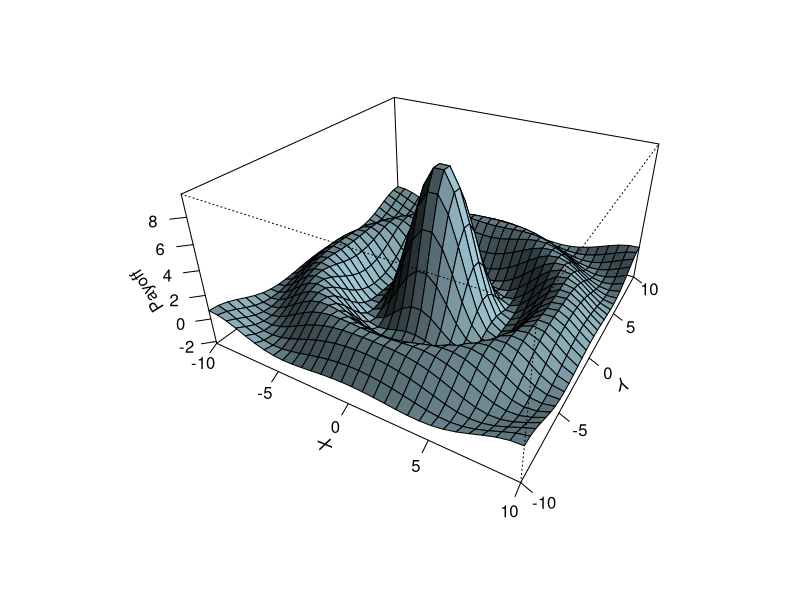
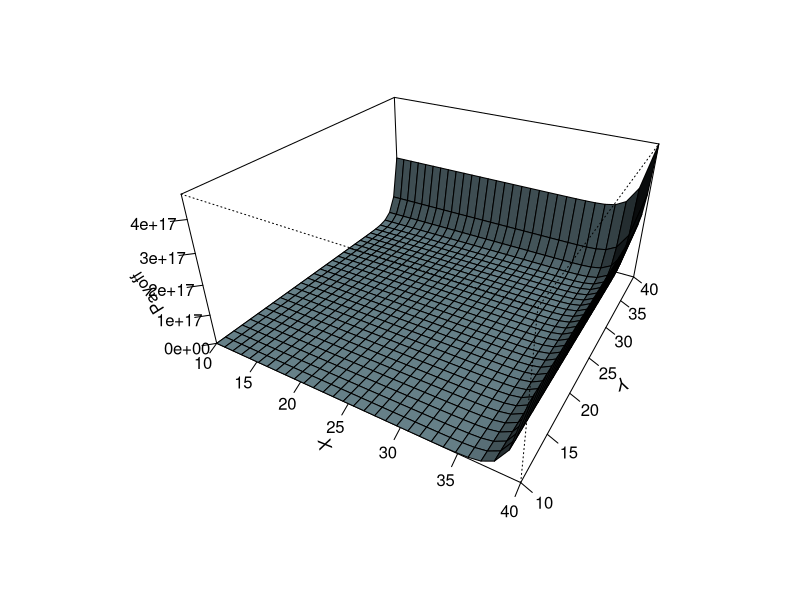
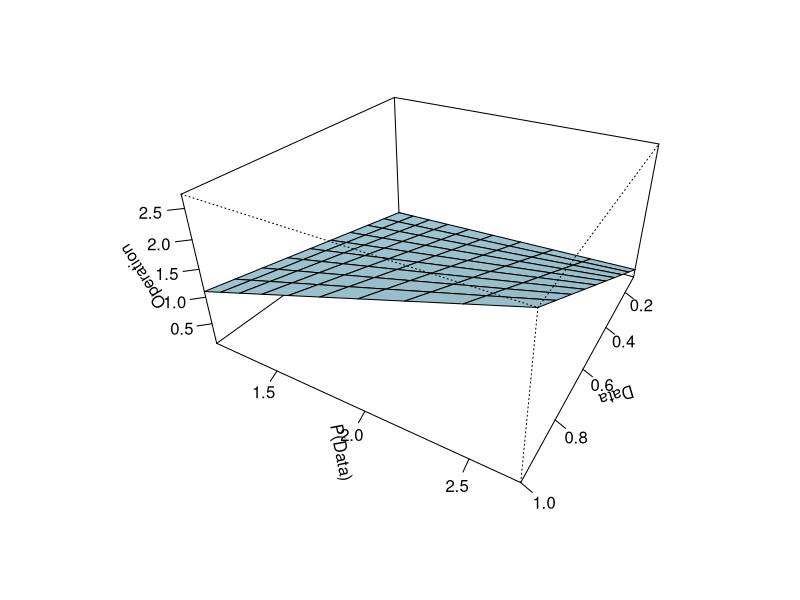
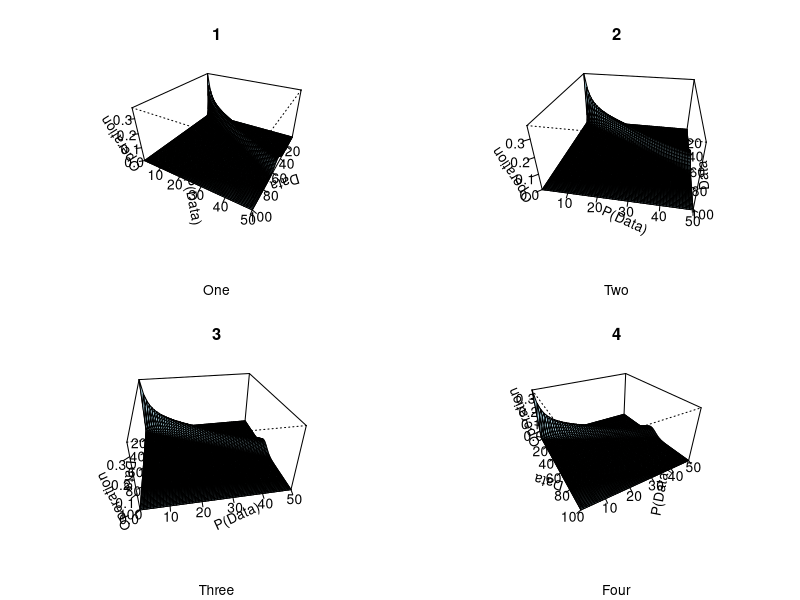
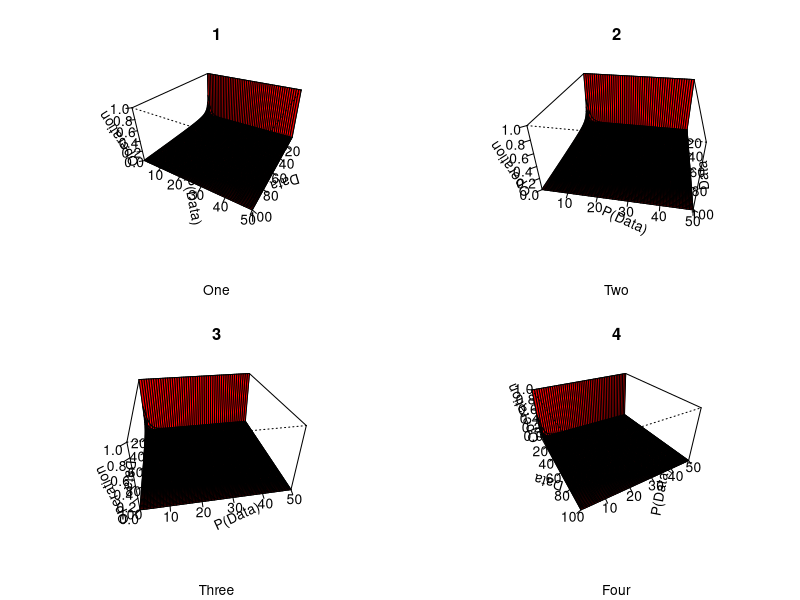
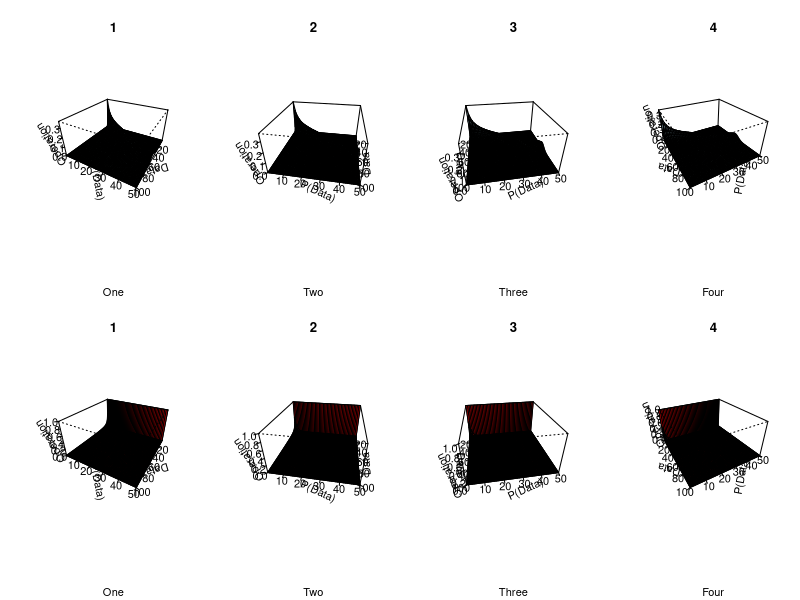
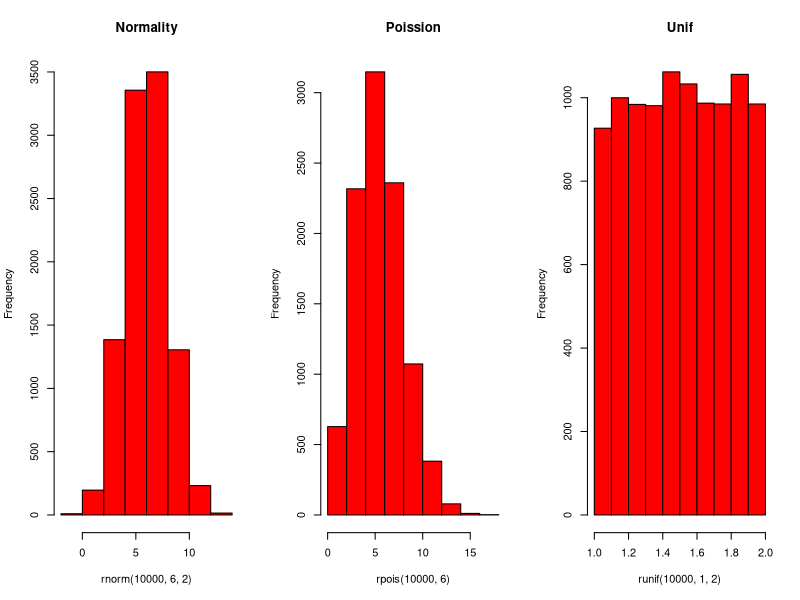
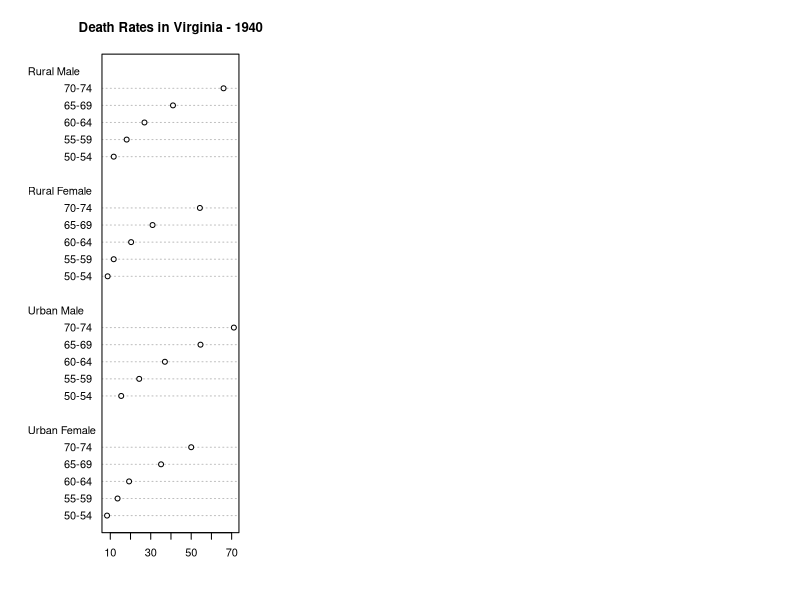

Source code (R) for these figures, in order: (Note: this script raises an error after producing the figures.)
########Perspective of 3D 

rm(list =ls())

#################################################perspective
x <- seq(-10, 10, length= 30)
y <- x
f <- function(x, y) { r <- sqrt(x^2+y^2); 10 * sin(r)/r }
m <- outer(x, y, f)
op <- par(bg = "white")
persp(x, y, m, theta = 30, phi = 30, expand = 0.5, col = "lightblue",
      ltheta = 120, shade = 0.75, ticktype = "detailed",
      xlab = "X", ylab = "Y", zlab = "Payoff"
)




x <- seq(10, 40, length= 30)
y <- x
f <- function(x, y) { r <- exp (x ) + exp(y) }
m <- outer(x, y, f)
op <- par(bg = "white")
persp(x, y, m, theta = 30, phi = 30, expand = 0.5, col = "lightblue",
      ltheta = 120, shade = 0.75, ticktype = "detailed",
      xlab = "X", ylab = "Y", zlab = "Payoff"
)




x = seq(0.1,1,0.1)
y = exp(x)
f <- function(x,y){ r <- x * y}
z <- outer(x,y,f)
op <- par (bg ="white") ### Color of Environment
persp( x, y, z, theta = 120, phi = 30, expand = 0.5, col = "lightblue",
      ltheta = 120, shade = 0.10, ticktype = "detailed",
      xlab = "Data", ylab = "P(Data)", zlab = "Operation" )



#############################Poission in Perspective
x = seq(1,100,1)
Lambda = seq(1,50,1)
f <- function(x,Lambda){ output <- dpois(x,Lambda)}
z = outer(x, Lambda, f)
par(mfrow = c(2,2) , bg ="white")
persp( x, Lambda, z, theta = 120, phi = 30, expand = 0.5, col = "lightblue",
       ltheta = 120, shade = 0.10, ticktype = "detailed",
       xlab = "Data", ylab = "P(Data)", zlab = "Operation" , main ="1", sub = "One" )

persp( x, Lambda, z, theta = 100, phi = 30, expand = 0.5, col = "lightblue",
       ltheta = 120, shade = 0.10, ticktype = "detailed",
       xlab = "Data", ylab = "P(Data)", zlab = "Operation" , main ="2", sub = "Two" )

persp( x, Lambda, z, theta = 80, phi = 30, expand = 0.5, col = "lightblue",
       ltheta = 120, shade = 0.10, ticktype = "detailed",
       xlab = "Data", ylab = "P(Data)", zlab = "Operation" , main ="3", sub = "Three")

persp( x, Lambda, z, theta = 60, phi = 30, expand = 0.5, col = "lightblue",
       ltheta = 120, shade = 0.10, ticktype = "detailed",
       xlab = "Data", ylab = "P(Data)", zlab = "Operation" , main ="4", sub = "Four" )



#############################Power in perspective

x = seq(1,100,1)
gamma = seq(1,50,1)
f <- function(x, gamma) { output <- x ^ (- gamma) }
z <- outer(x,gamma,f)
par(mfrow = c(2,2) , bg ="white")
persp( x, gamma, z, theta = 120, phi = 30, expand = 0.5, col = "red",
       ltheta = 120, shade = 0.10, ticktype = "detailed",
       xlab = "Data", ylab = "P(Data)", zlab = "Operation" , main ="1", sub = "One" )

persp( x, gamma, z, theta = 100, phi = 30, expand = 0.5, col = "red",
       ltheta = 120, shade = 0.10, ticktype = "detailed",
       xlab = "Data", ylab = "P(Data)", zlab = "Operation" , main ="2", sub = "Two" )

persp( x, gamma, z, theta = 80, phi = 30, expand = 0.5, col = "red",
       ltheta = 120, shade = 0.10, ticktype = "detailed",
       xlab = "Data", ylab = "P(Data)", zlab = "Operation" , main ="3", sub = "Three")

persp( x, gamma, z, theta = 60, phi = 30, expand = 0.5, col = "red",
       ltheta = 120, shade = 0.10, ticktype = "detailed",
       xlab = "Data", ylab = "P(Data)", zlab = "Operation" , main ="4", sub = "Four" )


############################ Total of poission and Power

x = seq(1,100,1)
Lambda = seq(1,50,1)
f <- function(x,Lambda){ output <- dpois(x,Lambda)}
z = outer(x, Lambda, f)

X = seq(1,100,1)
gamma = seq(1,50,1)
ff <- function(X, gamma) { output <- X ^ (- gamma) }
Z <- outer(X,gamma,ff)

par(mfrow = c(2,4) , bg ="white")
persp( x, Lambda, z, theta = 120, phi = 30, expand = 0.5, col = "lightblue",
       ltheta = 120, shade = 0.10, ticktype = "detailed",
       xlab = "Data", ylab = "P(Data)", zlab = "Operation" , main ="1", sub = "One" )

persp( x, Lambda, z, theta = 100, phi = 30, expand = 0.5, col = "lightblue",
       ltheta = 120, shade = 0.10, ticktype = "detailed",
       xlab = "Data", ylab = "P(Data)", zlab = "Operation" , main ="2", sub = "Two" )

persp( x, Lambda, z, theta = 80, phi = 30, expand = 0.5, col = "lightblue",
       ltheta = 120, shade = 0.10, ticktype = "detailed",
       xlab = "Data", ylab = "P(Data)", zlab = "Operation" , main ="3", sub = "Three")

persp( x, Lambda, z, theta = 60, phi = 30, expand = 0.5, col = "lightblue",
       ltheta = 120, shade = 0.10, ticktype = "detailed",
       xlab = "Data", ylab = "P(Data)", zlab = "Operation" , main ="4", sub = "Four" )


persp( X, gamma, Z, theta = 120, phi = 30, expand = 0.5, col = "red",
       ltheta = 120, shade = 0.10, ticktype = "detailed",
       xlab = "Data", ylab = "P(Data)", zlab = "Operation" , main ="1", sub = "One" )

persp( X, gamma, Z, theta = 100, phi = 30, expand = 0.5, col = "red",
       ltheta = 120, shade = 0.10, ticktype = "detailed",
       xlab = "Data", ylab = "P(Data)", zlab = "Operation" , main ="2", sub = "Two" )

persp( X, gamma, Z, theta = 80, phi = 30, expand = 0.5, col = "red",
       ltheta = 120, shade = 0.10, ticktype = "detailed",
       xlab = "Data", ylab = "P(Data)", zlab = "Operation" , main ="3", sub = "Three")

persp( X, gamma, Z, theta = 60, phi = 30, expand = 0.5, col = "red",
       ltheta = 120, shade = 0.10, ticktype = "detailed",
       xlab = "Data", ylab = "P(Data)", zlab = "Operation" , main ="4", sub = "Four" )


######Histogram of normal,. poisson, unif

x<- seq(1,100,0.2)
par(mfrow = c(1,3))
hist(rnorm(10000,6,2),main = "Normality", col = "red", breaks= 10)
hist(rpois(10000,6),main = "Poission", col = "red", breaks= 10)
hist(runif(10000,1,2),main = "Unif", col = "red", breaks= 10 )


##### ###################### POWER OF LATTICE
str(VADeaths)
help(VADeaths)
class(VADeaths)  #### Matrix
dotchart(VADeaths, main = "Death Rates in Virginia - 1940")
barchart(VADeaths, main = "Death Rates in Virginia - 1940")

 #######################Some data
#library(lattice)
singer       #LATTICE package
ToothGrowth #LATTICE
iris       ###Datasets package
Animals   # MASS package
Pima.te   # MASS package

## return the mean of glu in women with 1 preg
mean( Pima.te$glu[Pima.te$npreg==1] )   

## return the mean of glu in women with 4 preg
mean( Pima.te$glu[Pima.te$npreg==4] )

mean( Pima.te$bmi[Pima.te$type=="Yes"] )
mean( Pima.te$bmi[Pima.te$type=="No"] )


head(ToothGrowth)
head(iris)

xyplot(Sepal.Length ~ Petal.Length, data = iris)

xyplot(Sepal.Length ~ Petal.Length, group = Species, 
       data = iris, auto.key = TRUE)

xyplot(Sepal.Length ~ Petal.Length, data = iris,
       type = c("p", "g", "smooth"),
       xlab = "Miles/(US) gallon", ylab = "Weight (1000 lbs)" )

xyplot(Sepal.Length ~ Petal.Length | Species, 
       group = Species, data = iris,
       type = c("p", "smooth"),
       scales = "free")
###############Cloud
cloud(Sepal.Length ~ Sepal.Length * Petal.Width, 
      data = iris)

cloud(Sepal.Length ~ Sepal.Length * Petal.Width, 
      group = Species, data = iris,
      auto.key = TRUE)
################Boxplot, Violin box plot, dotplot, stripplot
# Basic box plot
bwplot(len ~ dose,  data = ToothGrowth,
       xlab = "Dose", ylab = "Length")

bwplot(len ~ supp | dose,  data = ToothGrowth,
       layout = c(3, 1),
       xlab = "Dose", ylab = "Length")


# Violin plot using panel = panel.violin
bwplot(len ~ dose,  data = ToothGrowth,
       panel = panel.violin,
       xlab = "Dose", ylab = "Length")


bwplot(len ~ supp | dose,  data = ToothGrowth,
       layout = c(3, 1), panel = panel.violin,
       xlab = "Dose", ylab = "Length")


# Basic dot plot
dotplot(len ~ dose,  data = ToothGrowth,
        xlab = "Dose", ylab = "Length")

dotplot(len ~ supp | dose,  data = ToothGrowth,
        layout = c(3, 1),
        xlab = "Dose", ylab = "Length")

# Basic stripplot
stripplot(len ~ dose,  data = ToothGrowth,
          jitter.data = TRUE, pch = 19,
          xlab = "Dose", ylab = "Length")

stripplot(len ~ supp | dose,  data = ToothGrowth,
          layout = c(3, 1), jitter.data = TRUE,
          xlab = "Dose", ylab = "Length")

###densityplot



densityplot(~ len, data = ToothGrowth,
            plot.points = FALSE)

densityplot(~ len, groups = dose, data = ToothGrowth,
            plot.points = FALSE, auto.key = TRUE)
###histogram

histogram(~ len, data = ToothGrowth,
          breaks = 20)
histogram(~ height| voice.part, data = singer)



##########################
# par is just for graphics package

par(mfrow=c(1,3), bg = "white")
plot(x, avepan2g, type = "l", col ="red")
plot(x, avepan2gg, type = "l", col = "blue")
plot(x, avepan2ggg, type = "l", col ="green")


######################### Multiple graphes in one plot
x  <- seq(-2, 2, 0.05)
y1 <- pnorm(x)
y2 <- pnorm(x, 1, 1)
plot(x,y1,type="l",col="red")
lines(x,y2,col="green")

########################
# Generate some data
x<-1:10; y1=x*x; y2=2*y1
plot(x, y1, type="b", pch=19, col="red", xlab="x", ylab="y")
# Add a line
lines(x, y2, pch=18, col="blue", type="b", lty=2)
# Add a legend
legend(1, 95, legend=c("Line 1", "Line 2"),
       col=c("red", "blue"), lty=1:2, cex=0.8)



x <- 1:50 ; y1 = log(x) + 1;y2 = log(x)

plot(x,y1, type = "l", col ="red")
lines(x, y2, type ="l", col ="blue")
legend(2,5, legend=c("GPD of Iran" , "GDP of USA"), col = c("red","blue"), lty = 1, cex = 0.9 )
##################################################################################################


library(ggplot2); library(maps)

county_df <- map_data('county')  #mappings of counties by state
ny <- subset(county_df, region=="new york")   #subset just for NYS
ny$county <- ny$subregion
cnames <- aggregate(cbind(long, lat) ~ subregion, data=ny, FUN=mean)

p <- ggplot(ny, aes(long, lat, group=group)) +  geom_polygon(colour='black', fill=NA) 
p #p of course plots as expected

ggplot(ny, aes(long, lat)) +  
  geom_polygon(aes(group=group), colour='black', fill=NA) +
  geom_text(data=cnames, aes(long, lat, label = subregion), size=2)

cnames <- aggregate(cbind(long, lat) ~ subregion, data=ny, 
                    FUN=function(x)mean(range(x)))

ggplot(ny, aes(long, lat)) +  
  geom_polygon(aes(group=group), colour='black', fill=NA) +
  geom_text(data=cnames, aes(long, lat, label = subregion), size=3) +
  coord_map()


#########################################################

county_df <- map_data('county')  #mappings of counties by state
cali <- subset(county_df, region== "california")   #subset just californai
cali$county <- cali$subregion
cnames <- aggregate(cbind(long, lat) ~ subregion, data=cali, FUN=mean)

p <- ggplot(cali, aes(long, lat, group=group)) +  geom_polygon(colour='black', fill=NA) 
p #p of course plots as expected

ggplot(cali, aes(long, lat)) +  
  geom_polygon(aes(group=group), colour='black', fill=NA) +
  geom_text(data=cnames, aes(long, lat, label = subregion), size=2)

cnames <- aggregate(cbind(long, lat) ~ subregion, data=cali, 
                    FUN=function(x)mean(range(x)))

ggplot(cali, aes(long, lat)) +  
  geom_polygon(aes(group=group), colour='black', fill=NA) +
  geom_text(data=cnames, aes(long, lat, label = subregion), size=3) +
  coord_map()


#####maps
map('world2', xlim = c(100, 300))
map.axes()
# xlim is performed before wrapping:
map('world', wrap=c(0,360), xlim = c(100, 300))
# so to emulate "world2":
ww2 <- map('world', wrap=c(0,360), plot=FALSE, fill=TRUE)
map(ww2, xlim = c(100, 300), fill=TRUE)


#################################MULTI LINES IN ONE PLOT USING ggplot
# define 3 data sets
xdata <- c(1,2,3,4,5,6,7)
y1 <- c(1,4,9,16,25,36,49)
y2 <- c(1, 5, 12, 21, 34, 51, 72)
y3 <- c(1, 6, 14, 28, 47, 73, 106 )

##plot the first curve by calling plot() function
# First curve is plotted
plot(xdata, y1, type="o", col="blue", pch="o", lty=1, ylim=c(0,110) )

# Add second curve to the same plot by calling points() and lines()
# Use symbol '*' for points.
points(xdata, y2, col="red", pch="*")
lines(xdata, y2, col="red",lty=2)

# Add Third curve to the same plot by calling points() and lines()
# Use symbol '+' for points.
points(xdata, y3, col="dark red",pch="+")
lines(xdata, y3, col="dark red", lty=3)
legend(1,100, legend=c("GPD of Iran" , "GDP of USA", "Calibration"), col = c("blue","red","dark red"), lty = 1, cex = 0.5 )



############################################### plot the first curve by calling plot() function


nmonths = 24
x = seq(as.Date("2015/1/1"), by = "month", length.out = nmonths)

prescription1 <- data.frame(x,Percent.Change = 25 + runif(nmonths,1,100))

prescription2 <- data.frame(x,Percent.Change = 75 + runif(nmonths,1,50))

head(prescription1)
head(prescription2)

cols = c("dates", "Difference")
colnames(prescription1) = cols
colnames(prescription2) = cols

head(prescription1)
head(prescription2)


p = ggplot() + 
  geom_line(data = prescription1, aes(x = dates, y = Difference), color = "blue") +
  geom_line(data = prescription2, aes(x = dates, y = Difference), color = "red") +
  xlab('Dates') +
  ylab('percent.change')

print(p)


prescription = merge(prescription1, prescription2, by="dates")
head(prescription)
prescriptionMelted <- reshape2::melt(prescription, id.var='dates')
head(prescriptionMelted)
ggplot(prescriptionMelted, aes(x=dates, y=value, col=variable)) + geom_line()








write.csv(prescription, file = "prescription.csv" )




##################
n <- 20
dfr <- data.frame( id=rep(1:n, 2), group=rep(c("1","2"), each=n),
                   value=c (rnorm(n), rnorm(n, sd=1.1)         )        )
head(dfr)

ggplot(data=dfr, mapping=aes(x=id, y=value)) +
  geom_line(mapping=aes(colour=group))

ggplot(data = resahpedfour, mapping = aes(x=runsv, y=value)) +
  geom_line(mapping=aes(colour=variable))

